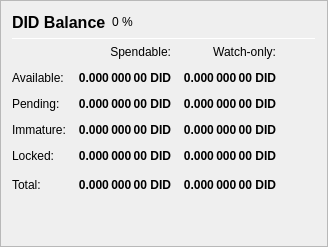
                   <widget class="QFrame" name="frame_Balances">
                    <property name="frameShape">
                     <enum>QFrame::StyledPanel</enum>
                    </property>
                    <property name="frameShadow">
                     <enum>QFrame::Raised</enum>
                    </property>
                    <layout class="QVBoxLayout" name="verticalLayout_4">
                     <item>
                      <layout class="QHBoxLayout" name="horizontalLayout_4">
                       <item>
                        <widget class="QLabel" name="label_5">
                         <property name="minimumSize">
                          <size>
                           <width>0</width>
                           <height>20</height>
                          </size>
                         </property>
                         <property name="font">
                          <font>
                           <pointsize>12</pointsize>
                           <weight>75</weight>
                           <bold>true</bold>
                          </font>
                         </property>
                         <property name="text">
                          <string>DID Balance</string>
                         </property>
                        </widget>
                       </item>
                       <item>
                        <widget class="QLabel" name="labelDIDPercent">
                         <property name="text">
                          <string notr="true">0 %</string>
                         </property>
                        </widget>
                       </item>
                       <item>
                        <spacer name="horizontalSpacer_3">
                         <property name="orientation">
                          <enum>Qt::Horizontal</enum>
                         </property>
                         <property name="sizeHint" stdset="0">
                          <size>
                           <width>40</width>
                           <height>20</height>
                          </size>
                         </property>
                        </spacer>
                       </item>
                      </layout>
                     </item>
                     <item>
                      <widget class="Line" name="line_Balance">
                       <property name="minimumSize">
                        <size>
                         <width>0</width>
                         <height>1</height>
                        </size>
                       </property>
                       <property name="maximumSize">
                        <size>
                         <width>16777215</width>
                         <height>1</height>
                        </size>
                       </property>
                       <property name="orientation">
                        <enum>Qt::Horizontal</enum>
                       </property>
                      </widget>
                     </item>
                     <item>
                      <layout class="QGridLayout" name="gridLayout">
                       <property name="spacing">
                        <number>12</number>
                       </property>
                       <item row="0" column="1">
                        <widget class="QLabel" name="labelSpendable">
                         <property name="text">
                          <string>Spendable:</string>
                         </property>
                         <property name="alignment">
                          <set>Qt::AlignRight|Qt::AlignTrailing|Qt::AlignVCenter</set>
                         </property>
                        </widget>
                       </item>
                       <item row="0" column="2">
                        <widget class="QLabel" name="labelWatchonly">
                         <property name="text">
                          <string>Watch-only:</string>
                         </property>
                         <property name="alignment">
                          <set>Qt::AlignRight|Qt::AlignTrailing|Qt::AlignVCenter</set>
                         </property>
                        </widget>
                       </item>
                       <item row="1" column="0">
                        <widget class="QLabel" name="labelBalanceText">
                         <property name="text">
                          <string>Available:</string>
                         </property>
                        </widget>
                       </item>
                       <item row="1" column="1">
                        <widget class="QLabel" name="labelBalance">
                         <property name="font">
                          <font>
                           <weight>75</weight>
                           <bold>true</bold>
                          </font>
                         </property>
                         <property name="cursor">
                          <cursorShape>IBeamCursor</cursorShape>
                         </property>
                         <property name="toolTip">
                          <string>Your current spendable balance</string>
                         </property>
                         <property name="text">
                          <string notr="true">0.000 000 00 DID</string>
                         </property>
                         <property name="alignment">
                          <set>Qt::AlignRight|Qt::AlignTrailing|Qt::AlignVCenter</set>
                         </property>
                         <property name="textInteractionFlags">
                          <set>Qt::LinksAccessibleByMouse|Qt::TextSelectableByKeyboard|Qt::TextSelectableByMouse</set>
                         </property>
                        </widget>
                       </item>
                       <item row="1" column="2">
                        <widget class="QLabel" name="labelWatchAvailable">
                         <property name="font">
                          <font>
                           <weight>75</weight>
                           <bold>true</bold>
                          </font>
                         </property>
                         <property name="cursor">
                          <cursorShape>IBeamCursor</cursorShape>
                         </property>
                         <property name="toolTip">
                          <string>Your current balance in watch-only addresses</string>
                         </property>
                         <property name="text">
                          <string notr="true">0.000 000 00 DID</string>
                         </property>
                         <property name="alignment">
                          <set>Qt::AlignRight|Qt::AlignTrailing|Qt::AlignVCenter</set>
                         </property>
                         <property name="textInteractionFlags">
                          <set>Qt::LinksAccessibleByMouse|Qt::TextSelectableByKeyboard|Qt::TextSelectableByMouse</set>
                         </property>
                        </widget>
                       </item>
                       <item row="2" column="0">
                        <widget class="QLabel" name="labelPendingText">
                         <property name="text">
                          <string>Pending:</string>
                         </property>
                        </widget>
                       </item>
                       <item row="2" column="1">
                        <widget class="QLabel" name="labelUnconfirmed">
                         <property name="font">
                          <font>
                           <weight>75</weight>
                           <bold>true</bold>
                          </font>
                         </property>
                         <property name="cursor">
                          <cursorShape>IBeamCursor</cursorShape>
                         </property>
                         <property name="toolTip">
                          <string>Total of transactions that have yet to be confirmed, and do not yet count toward the spendable balance</string>
                         </property>
                         <property name="text">
                          <string notr="true">0.000 000 00 DID</string>
                         </property>
                         <property name="alignment">
                          <set>Qt::AlignRight|Qt::AlignTrailing|Qt::AlignVCenter</set>
                         </property>
                         <property name="textInteractionFlags">
                          <set>Qt::LinksAccessibleByMouse|Qt::TextSelectableByKeyboard|Qt::TextSelectableByMouse</set>
                         </property>
                        </widget>
                       </item>
                       <item row="2" column="2">
                        <widget class="QLabel" name="labelWatchPending">
                         <property name="font">
                          <font>
                           <weight>75</weight>
                           <bold>true</bold>
                          </font>
                         </property>
                         <property name="cursor">
                          <cursorShape>IBeamCursor</cursorShape>
                         </property>
                         <property name="toolTip">
                          <string>Unconfirmed transactions to watch-only addresses</string>
                         </property>
                         <property name="text">
                          <string notr="true">0.000 000 00 DID</string>
                         </property>
                         <property name="alignment">
                          <set>Qt::AlignRight|Qt::AlignTrailing|Qt::AlignVCenter</set>
                         </property>
                         <property name="textInteractionFlags">
                          <set>Qt::LinksAccessibleByMouse|Qt::TextSelectableByKeyboard|Qt::TextSelectableByMouse</set>
                         </property>
                        </widget>
                       </item>
                       <item row="3" column="0">
                        <widget class="QLabel" name="labelImmatureText">
                         <property name="text">
                          <string>Immature:</string>
                         </property>
                        </widget>
                       </item>
                       <item row="3" column="1">
                        <widget class="QLabel" name="labelImmature">
                         <property name="font">
                          <font>
                           <weight>75</weight>
                           <bold>true</bold>
                          </font>
                         </property>
                         <property name="cursor">
                          <cursorShape>IBeamCursor</cursorShape>
                         </property>
                         <property name="toolTip">
                          <string>Staked or masternode rewards that has not yet matured</string>
                         </property>
                         <property name="text">
                          <string notr="true">0.000 000 00 DID</string>
                         </property>
                         <property name="alignment">
                          <set>Qt::AlignRight|Qt::AlignTrailing|Qt::AlignVCenter</set>
                         </property>
                         <property name="textInteractionFlags">
                          <set>Qt::LinksAccessibleByMouse|Qt::TextSelectableByKeyboard|Qt::TextSelectableByMouse</set>
                         </property>
                        </widget>
                       </item>
                       <item row="3" column="2">
                        <widget class="QLabel" name="labelWatchImmature">
                         <property name="font">
                          <font>
                           <weight>75</weight>
                           <bold>true</bold>
                          </font>
                         </property>
                         <property name="cursor">
                          <cursorShape>IBeamCursor</cursorShape>
                         </property>
                         <property name="toolTip">
                          <string>Staked or masternode rewards in watch-only addresses that has not yet matured</string>
                         </property>
                         <property name="text">
                          <string notr="true">0.000 000 00 DID</string>
                         </property>
                         <property name="alignment">
                          <set>Qt::AlignRight|Qt::AlignTrailing|Qt::AlignVCenter</set>
                         </property>
                         <property name="textInteractionFlags">
                          <set>Qt::LinksAccessibleByMouse|Qt::TextSelectableByKeyboard|Qt::TextSelectableByMouse</set>
                         </property>
                        </widget>
                       </item>
                       <item row="4" column="0">
                        <widget class="QLabel" name="labelLockedBalanceText">
                         <property name="toolTip">
                          <string>Locked DID or Masternode collaterals. These are excluded from zDID minting.</string>
                         </property>
                         <property name="text">
                          <string>Locked:</string>
                         </property>
                        </widget>
                       </item>
                       <item row="4" column="1">
                        <widget class="QLabel" name="labelLockedBalance">
                         <property name="font">
                          <font>
                           <weight>75</weight>
                           <bold>true</bold>
                          </font>
                         </property>
                         <property name="cursor">
                          <cursorShape>IBeamCursor</cursorShape>
                         </property>
                         <property name="toolTip">
                          <string>Locked DID or Masternode collaterals. These are excluded from zDID minting.</string>
                         </property>
                         <property name="text">
                          <string notr="true">0.000 000 00 DID</string>
                         </property>
                         <property name="alignment">
                          <set>Qt::AlignRight|Qt::AlignTrailing|Qt::AlignVCenter</set>
                         </property>
                         <property name="textInteractionFlags">
                          <set>Qt::LinksAccessibleByMouse|Qt::TextSelectableByKeyboard|Qt::TextSelectableByMouse</set>
                         </property>
                        </widget>
                       </item>
                       <item row="4" column="2">
                        <widget class="QLabel" name="labelWatchLocked">
                         <property name="font">
                          <font>
                           <weight>75</weight>
                           <bold>true</bold>
                          </font>
                         </property>
                         <property name="cursor">
                          <cursorShape>IBeamCursor</cursorShape>
                         </property>
                         <property name="toolTip">
                          <string>Current locked balance in watch-only addresses</string>
                         </property>
                         <property name="text">
                          <string notr="true">0.000 000 00 DID</string>
                         </property>
                         <property name="alignment">
                          <set>Qt::AlignRight|Qt::AlignTrailing|Qt::AlignVCenter</set>
                         </property>
                         <property name="textInteractionFlags">
                          <set>Qt::LinksAccessibleByMouse|Qt::TextSelectableByKeyboard|Qt::TextSelectableByMouse</set>
                         </property>
                        </widget>
                       </item>
                       <item row="5" column="0">
                        <widget class="QLabel" name="labelTotalText">
                         <property name="toolTip">
                          <string>Your current DIRTYDEEDS balance, unconfirmed and immature transactions included</string>
                         </property>
                         <property name="text">
                          <string>Total:</string>
                         </property>
                        </widget>
                       </item>
                       <item row="5" column="1">
                        <widget class="QLabel" name="labelTotal">
                         <property name="font">
                          <font>
                           <weight>75</weight>
                           <bold>true</bold>
                          </font>
                         </property>
                         <property name="cursor">
                          <cursorShape>IBeamCursor</cursorShape>
                         </property>
                         <property name="toolTip">
                          <string>Your current DIRTYDEEDS balance, unconfirmed and immature transactions included</string>
                         </property>
                         <property name="text">
                          <string notr="true">0.000 000 00 DID</string>
                         </property>
                         <property name="alignment">
                          <set>Qt::AlignRight|Qt::AlignTrailing|Qt::AlignVCenter</set>
                         </property>
                         <property name="textInteractionFlags">
                          <set>Qt::LinksAccessibleByMouse|Qt::TextSelectableByKeyboard|Qt::TextSelectableByMouse</set>
                         </property>
                        </widget>
                       </item>
                       <item row="5" column="2">
                        <widget class="QLabel" name="labelWatchTotal">
                         <property name="font">
                          <font>
                           <weight>75</weight>
                           <bold>true</bold>
                          </font>
                         </property>
                         <property name="cursor">
                          <cursorShape>IBeamCursor</cursorShape>
                         </property>
                         <property name="toolTip">
                          <string>Current total balance in watch-only addresses</string>
                         </property>
                         <property name="text">
                          <string notr="true">0.000 000 00 DID</string>
                         </property>
                         <property name="alignment">
                          <set>Qt::AlignRight|Qt::AlignTrailing|Qt::AlignVCenter</set>
                         </property>
                         <property name="textInteractionFlags">
                          <set>Qt::LinksAccessibleByMouse|Qt::TextSelectableByKeyboard|Qt::TextSelectableByMouse</set>
                         </property>
                        </widget>
                       </item>
                       <item row="5" column="3">
                        <spacer name="horizontalSpacer_9">
                         <property name="orientation">
                          <enum>Qt::Horizontal</enum>
                         </property>
                         <property name="sizeHint" stdset="0">
                          <size>
                           <width>40</width>
                           <height>20</height>
                          </size>
                         </property>
                        </spacer>
                       </item>
                      </layout>
                     </item>
                     <item>
                      <spacer name="verticalSpacer_3">
                       <property name="orientation">
                        <enum>Qt::Vertical</enum>
                       </property>
                       <property name="sizeHint" stdset="0">
                        <size>
                         <width>20</width>
                         <height>40</height>
                        </size>
                       </property>
                      </spacer>
                     </item>
                    </layout>
                   </widget>
